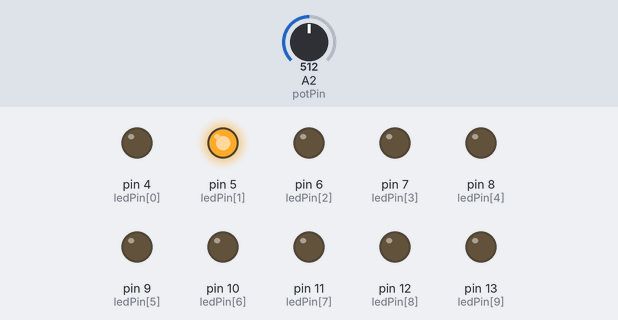
Bench run of a sketch on a simulated Arduino Uno, built with avr-gcc and run on an emulated ATmega328P. Parts: output pins drawn as LEDs (lit = HIGH). Dashed ring = blinking. The test bench sets the inputs (shaded band); at power-on: A2 (potPin) = 512.

Above: at 1.2 s.
1.3 s: A2 (potPin) set to 122
At 1.36 s:
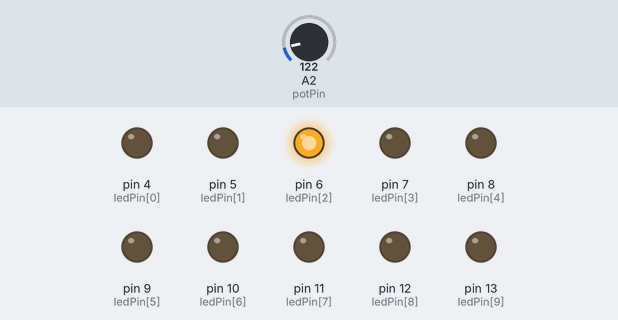
At 2.1 s:
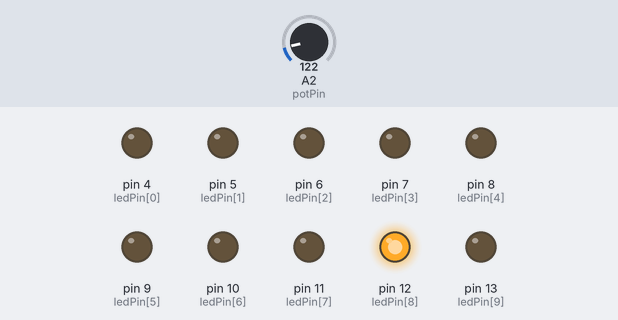
4.3 s: A2 (potPin) set to 0
7.3 s: A2 (potPin) set to 20
At 7.48 s:
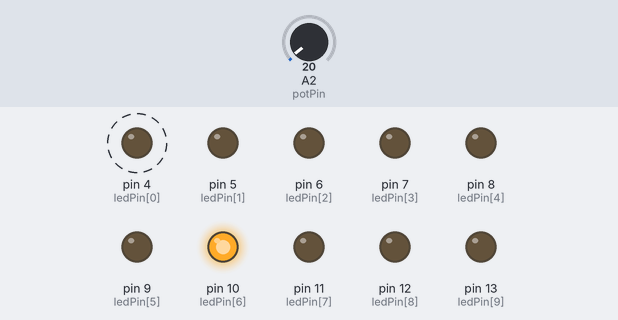
10.3 s: A2 (potPin) set to 716
At 10.3 s:
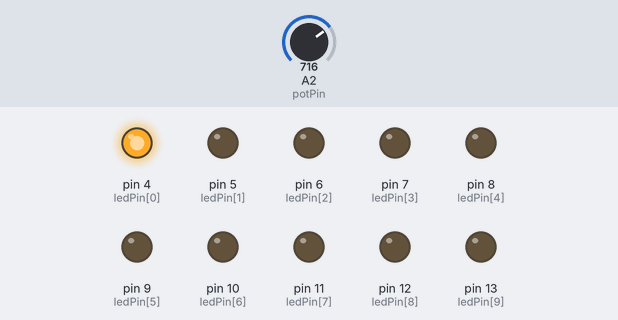
13.3 s: A2 (potPin) set to 770
16.3 s: A2 (potPin) set to 793
Timing chart, 0 to 19.5 s (numbered marks = the images above; inputs shaded):
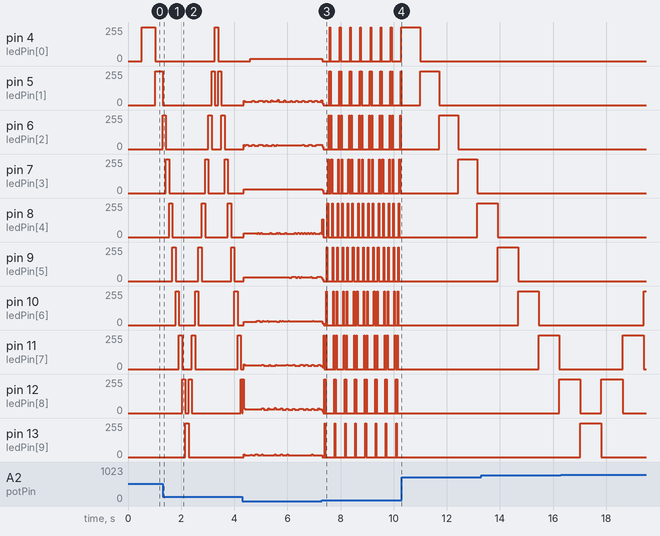

Measured:
- after the input at 1.3 s, pin 4 (ledPin[0]): 0/255 → 255/255 after 2.0 s, → 0/255 0.12 s later; pin 12 (ledPin[8]): goes 255/255 0.12 s, 0/255 0.12 s, 255/255 0.12 s, 0/255 1.8 s, then 255/255, starting after 0.74 s; pin 13 (ledPin[9]): 0/255 → 255/255 after 0.86 s, → 0/255 0.12 s later
- after the input at 7.3 s, pin 4 (ledPin[0]): alternates 255/255 for 0.02 s and 0/255 for 0.36 s, starting at once; pin 7 (ledPin[3]): 28/255 → 20/255 at once, then moves between 0/255 and 255/255, repeating every 0.77 s
- after the input at 10.3 s, pin 9 (ledPin[5]), pin 10 (ledPin[6]), pin 11 (ledPin[7]), pin 12 (ledPin[8]), pin 13 (ledPin[9]): stops changing and stays 0/255
- by itself, pin 9 (ledPin[5]): repeats every 0.36 s: 0/255 0.13 s, 255/255 0.02 s, 0/255 0.19 s, 255/255 0.02 s
- by itself, pin 10 (ledPin[6]): repeats every 0.38 s: 0/255 0.10 s, 255/255 0.02 s, 0/255 0.23 s, 255/255 0.02 s
- by itself, pin 11 (ledPin[7]): repeats every 0.38 s: 255/255 0.02 s, 0/255 0.06 s, 255/255 0.02 s, 0/255 0.28 s

The sketch:

Projeto_6_IluminacaoSequen_Potenc.ino
```cpp
//Projeto 6 - Iluminacao Sequencial com controle de um Potenciometro

byte ledPin[] = {4, 5, 6, 7, 8, 9, 10, 11, 12, 13};  //array dos pinos dos leds
int potPin = 2; //pino do Potenciometro

int ledDelay(0); //intervalo entre as alteracoes
int direcao = 1;
int correnteLed = 0;
unsigned long mudancaDeTempo;

void setup(){
  for(int x = 0; x < 10; x++){  //Pinos definidos como Saida
    pinMode(ledPin[x], OUTPUT);
  }
  mudancaDeTempo = millis();
}

void loop(){
  ledDelay = analogRead(potPin);    //Leitura Analogica do Potenciometro

  if((millis() - mudancaDeTempo) > ledDelay){
    mudancaDeLed();
    mudancaDeTempo = millis();
  }
}

void mudancaDeLed(){
  for(int x = 0; x < 10; x++){
    digitalWrite(ledPin[x], LOW);
  }

  digitalWrite(ledPin[correnteLed], HIGH);
  correnteLed += direcao;

  if(correnteLed == 9){
    direcao = -1;
  }

  if(correnteLed == 0){
    direcao = 1;
  }
}
```
